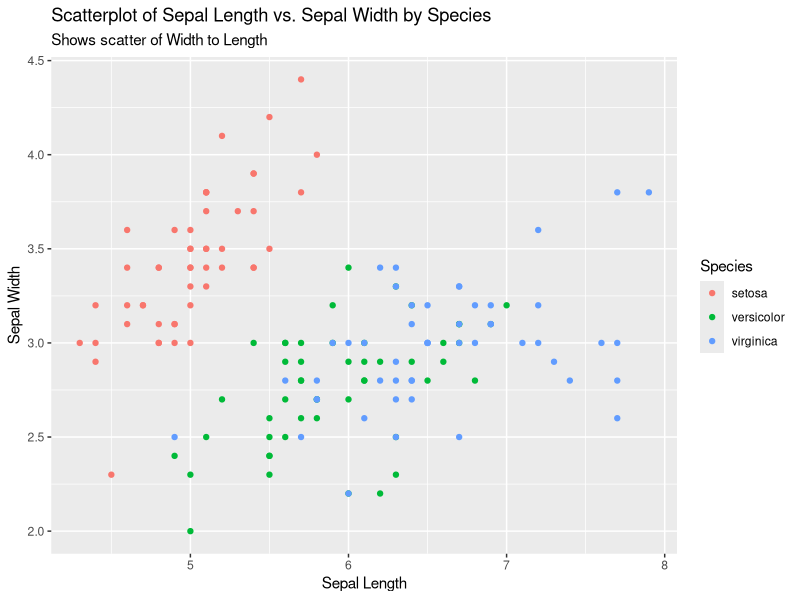
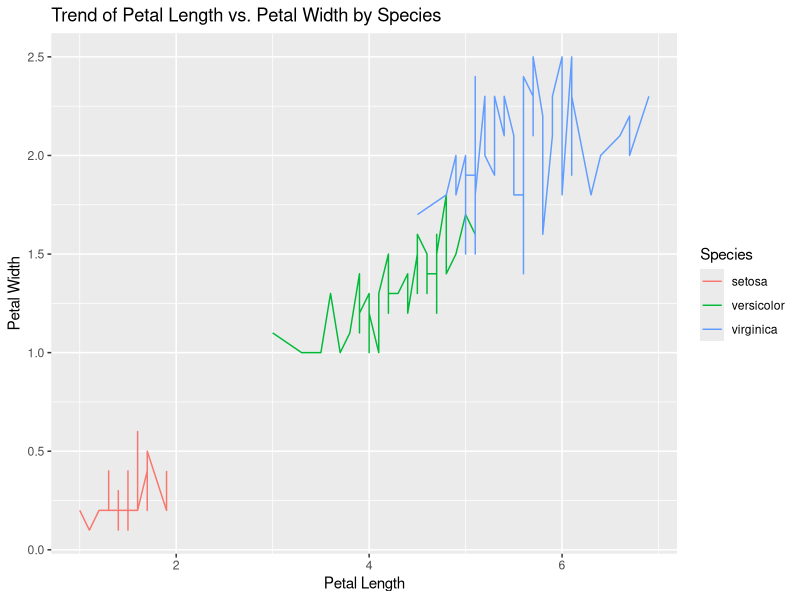
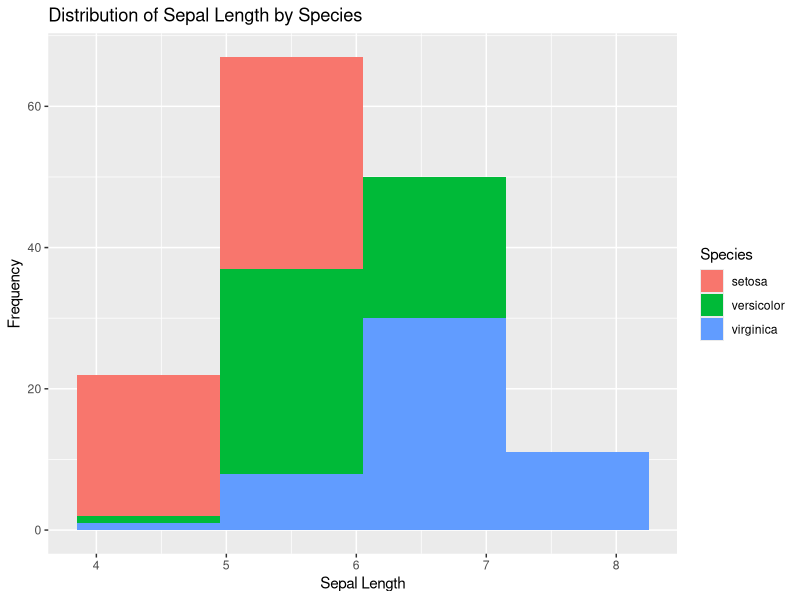
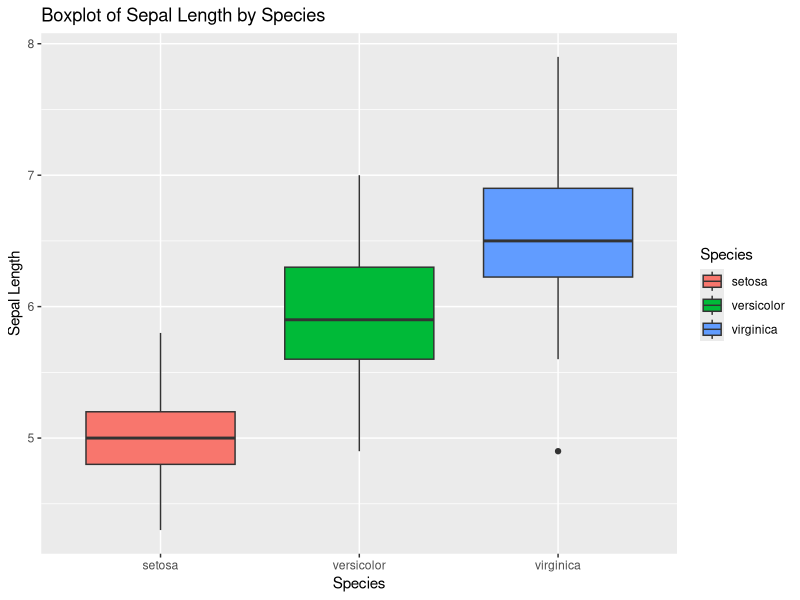

Reproduce these figures in R, in order.
# Load the iris dataset
data(iris)

# Check for missing values
missing_values <- sum(is.na(iris))
cat("Missing Values:", missing_values, "\n")

# Top variable in the dataset
head(iris)

# Number of observations and variables
num_observations <- nrow(iris)
num_variables <- ncol(iris)
cat("Number of Rows:", num_observations, "\n")
cat("Number of Columns:", num_variables, "\n")

# Numeric variables
numeric_variables <- sapply(iris, is.numeric)
cat("Numeric Variables:", sum(numeric_variables), "\n")

# Categorical variables
categorical_variables <- sapply(iris, is.factor)
cat("Categorical Variables:", sum(categorical_variables), "\n")

# Description of the variables
str(iris)

summary(iris)
summary(iris[numeric_variables])

#categorical_variables
#numeric_variables

# Summary statistics for numeric variables MEAN MEDIAN MODE
summary(iris[, numeric_variables])

# Select one categorical variable (Species) and compute statistics on a numeric variable (Sepal.Length)
summary_by_species <- aggregate(Sepal.Length ~ Species, data = iris, summary)
print(summary_by_species)

library(ggplot2)
ggplot(iris, aes(x = Sepal.Length, y = Sepal.Width, color = Species)) +
  geom_point() +
  labs(x = "Sepal Length", y = "Sepal Width", title = "Scatterplot of Sepal Length vs. Sepal Width by Species",subtitle = 'Shows scatter of Width to Length')

ggplot(iris, aes(x = Petal.Length, y = Petal.Width, color = Species)) +
  geom_line() +
  labs(x = "Petal Length", y = "Petal Width", title = "Trend of Petal Length vs. Petal Width by Species")

ggplot(iris, aes(x = Sepal.Length, fill = Species)) +
  geom_histogram(binwidth = 1.1, alpha = 2) +
  labs(x = "Sepal Length", y = "Frequency", title = "Distribution of Sepal Length by Species")

ggplot(iris, aes(x = Species, y = Sepal.Length, fill = Species)) +
  geom_boxplot() +
  labs(x = "Species", y = "Sepal Length", title = "Boxplot of Sepal Length by Species")



